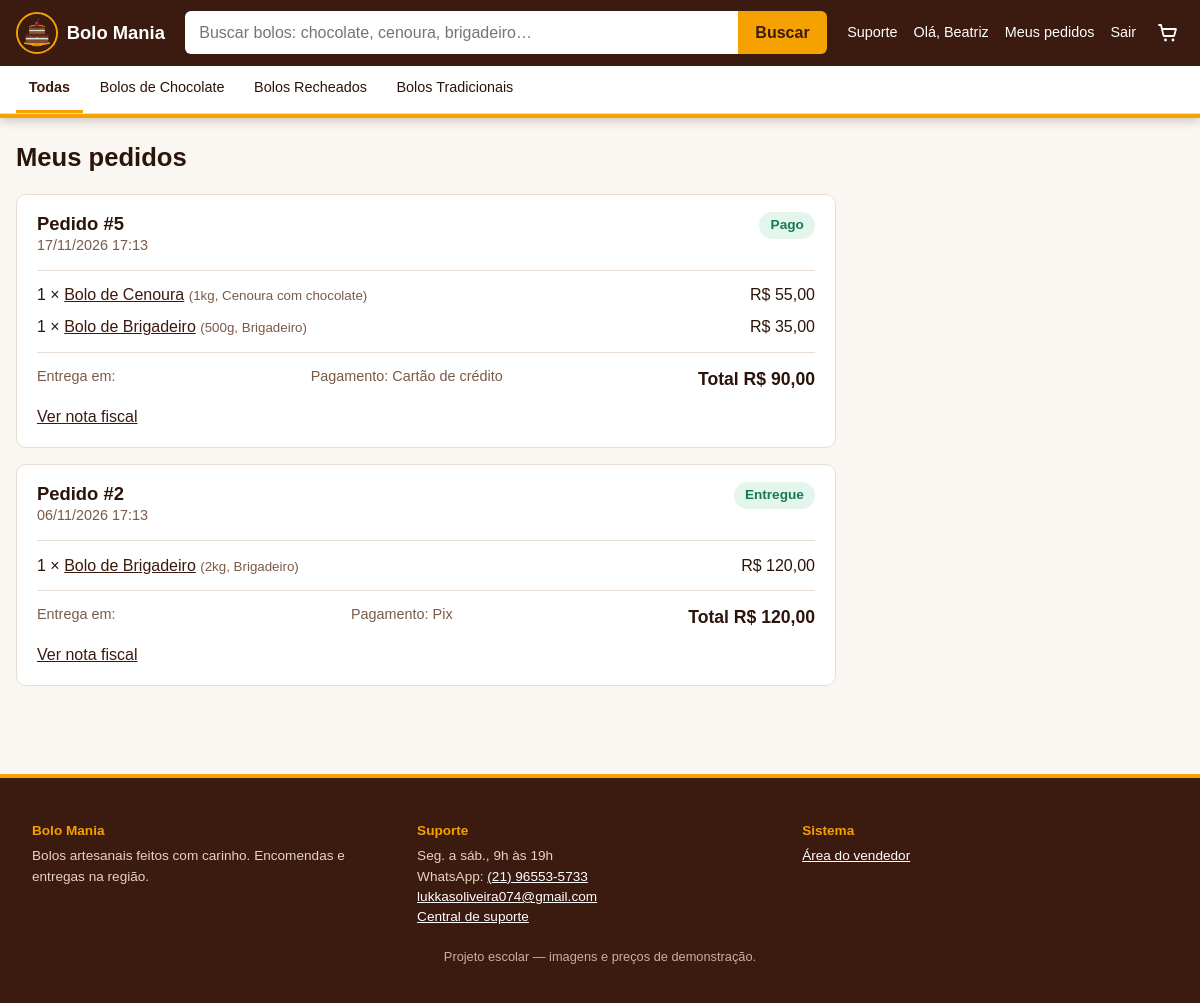
Page /index.php?controller=pedido&action=meusPedidos (signed in) on the committed database.
### tables this page shows
CREATE TABLE `categoria` (
  `id` int(11) NOT NULL AUTO_INCREMENT,
  `nome` varchar(100) NOT NULL,
  `ativo` tinyint(1) NOT NULL DEFAULT 1,
  PRIMARY KEY (`id`)
);

CREATE TABLE `pedido` (
  `id` int(11) NOT NULL AUTO_INCREMENT,
  `cliente_cpf` char(11) NOT NULL,
  `data` datetime NOT NULL DEFAULT current_timestamp(),
  `status` enum('pendente','pago','enviado','entregue','cancelado') NOT NULL DEFAULT 'pendente',
  `forma_pagamento` enum('pix','cartao') NOT NULL DEFAULT 'pix',
  `cep_entrega` varchar(9) NOT NULL,
  `logradouro_entrega` varchar(150) NOT NULL,
  `numero_entrega` varchar(10) NOT NULL,
  `complemento_entrega` varchar(60) DEFAULT NULL,
  `bairro_entrega` varchar(80) NOT NULL,
  `cidade_entrega` varchar(80) NOT NULL,
  `uf_entrega` char(2) NOT NULL,
  `valor_total` decimal(10,2) NOT NULL DEFAULT 0.00,
  PRIMARY KEY (`id`),
  KEY `fk_pedido_cliente` (`cliente_cpf`),
  CONSTRAINT `fk_pedido_cliente` FOREIGN KEY (`cliente_cpf`) REFERENCES `cliente_site` (`cpf`) ON UPDATE CASCADE
);

CREATE TABLE `pedido_item` (
  `id` int(11) NOT NULL AUTO_INCREMENT,
  `pedido_id` int(11) NOT NULL,
  `variacao_id` int(11) NOT NULL,
  `quantidade` int(11) NOT NULL,
  `preco_unitario` decimal(10,2) NOT NULL,
  PRIMARY KEY (`id`),
  KEY `fk_pedido_item_pedido` (`pedido_id`),
  KEY `fk_pedido_item_variacao` (`variacao_id`),
  CONSTRAINT `fk_pedido_item_pedido` FOREIGN KEY (`pedido_id`) REFERENCES `pedido` (`id`) ON DELETE CASCADE ON UPDATE CASCADE,
  CONSTRAINT `fk_pedido_item_variacao` FOREIGN KEY (`variacao_id`) REFERENCES `variacao` (`id`) ON UPDATE CASCADE
);

CREATE TABLE `produto` (
  `id` int(11) NOT NULL AUTO_INCREMENT,
  `categoria_id` int(11) NOT NULL,
  `nome` varchar(100) NOT NULL,
  `descricao` text DEFAULT NULL,
  `ativo` tinyint(1) NOT NULL DEFAULT 1,
  PRIMARY KEY (`id`),
  KEY `fk_produto_categoria` (`categoria_id`),
  CONSTRAINT `fk_produto_categoria` FOREIGN KEY (`categoria_id`) REFERENCES `categoria` (`id`) ON UPDATE CASCADE
);

CREATE TABLE `variacao` (
  `id` int(11) NOT NULL AUTO_INCREMENT,
  `produto_id` int(11) NOT NULL,
  `tamanho` varchar(10) NOT NULL,
  `cor` varchar(30) NOT NULL,
  `sku` varchar(50) NOT NULL,
  `preco` decimal(10,2) NOT NULL,
  PRIMARY KEY (`id`),
  UNIQUE KEY `sku` (`sku`),
  KEY `fk_variacao_produto` (`produto_id`),
  CONSTRAINT `fk_variacao_produto` FOREIGN KEY (`produto_id`) REFERENCES `produto` (`id`) ON UPDATE CASCADE
);

### controllers/SiteBaseController.php (called while the page is built, shortened)
<?php
require_once __DIR__ . '/../models/Vitrine.php';
abstract class SiteBaseController
{
    protected function render(string $view, array $dados = [], string $titulo = 'Bolo Mania'): void
    {
        $carrinho = new Carrinho();
        $layout = [
            'titulo'        => $titulo,
            'categorias'    => (new Vitrine())->categoriasAtivas(),
            'qtdCarrinho'   => $carrinho->contar(),
            'clienteNome'   => $_SESSION['cliente_nome'] ?? null,
            'flashes'       => pegarFlashes(),
            'buscaAtual'    => trim($_GET['q'] ?? ''),
            'categoriaAtual' => (int) ($_GET['categoria_id'] ?? 0),
        ];
        extract($layout);
        extract($dados);
        require BASE_PATH . '/views/site/_header.php';
        require BASE_PATH . '/views/site/' . $view . '.php';
        require BASE_PATH . '/views/site/_footer.php';
    }
    protected function clienteCpf(): string
    {
        return (string) $_SESSION['cliente_id'];
    }
}

### controllers/PedidoController.php (called while the page is built, shortened)
<?php
require_once __DIR__ . '/SiteBaseController.php';
require_once __DIR__ . '/../models/Pedido.php';
class PedidoController extends SiteBaseController
{
    public function meusPedidos(): void
    {
        $pedidos = (new Pedido())->listarDoCliente($this->clienteCpf());
        $this->render('meus_pedidos', ['pedidos' => $pedidos], 'Meus pedidos');
    }
}

### index.php (called while the page is built, shortened)
<?php
require_once __DIR__ . '/config/db.php';
$controller = $_GET['controller'] ?? 'auth';
$action = $_GET['action'] ?? (
    $controller === 'auth' ? 'form' : 'index'
);
switch ($controller) {
    case 'pedido':
        require_once __DIR__ . '/config/helpers.php';
        require_once __DIR__ . '/controllers/PedidoController.php';
        $c = new PedidoController();
        break;
}
$c->$action();

### config/helpers.php (called while the page is built, shortened)
<?php
function e($valor): string
{
    return htmlspecialchars((string) $valor, ENT_QUOTES | ENT_SUBSTITUTE, 'UTF-8');
}
function moeda($valor): string
{
    return "R$\u{00A0}" . number_format((float) $valor, 2, ',', '.');
}
function url(string $controller, string $action = 'index', array $params = []): string
{
    $query = array_merge(['controller' => $controller, 'action' => $action], $params);
    return 'index.php?' . http_build_query($query);
}

### config/db.php (called while the page is built)
<?php
class Database
{
    private static $conn = null;
    public static function getConnection()
    {
        if (self::$conn === null) {
            self::$conn = new PDO(
                "mysql:host=localhost;dbname=bolomania;charset=utf8mb4",
                "root",
                "",
                [
                    PDO::ATTR_ERRMODE => PDO::ERRMODE_EXCEPTION,
                    PDO::ATTR_DEFAULT_FETCH_MODE => PDO::FETCH_ASSOC
                ]
            );
        }
        return self::$conn;
    }
}

### models/Vitrine.php (called while the page is built, shortened)
<?php
require_once __DIR__ . '/../config/db.php';
class Vitrine
{
    private PDO $db;
    public function __construct()
    {
        $this->db = Database::getConnection();
    }
    public function categoriasAtivas(): array
    {
        return $this->db->query("
            SELECT DISTINCT c.id, c.nome
            FROM categoria c
            JOIN produto p ON p.categoria_id = c.id AND p.ativo = 1
            JOIN variacao v ON v.produto_id = p.id
            WHERE c.ativo = 1
            ORDER BY c.nome
        ")->fetchAll();
    }
}

### models/Pedido.php (called while the page is built, shortened)
<?php
require_once __DIR__ . '/../config/db.php';
class Pedido
{
    private PDO $db;
    public function __construct()
    {
        $this->db = Database::getConnection();
    }
    public function listarDoCliente(string $cpf): array
    {
        $stmt = $this->db->prepare("SELECT * FROM pedido WHERE cliente_cpf = :cpf ORDER BY data DESC, id DESC");
        $stmt->execute([':cpf' => $cpf]);
        $pedidos = $stmt->fetchAll();
        $itens = $this->itensDosPedidos(array_column($pedidos, 'id'));
        return $pedidos;
    }
    private function itensDosPedidos(array $ids): array
    {
        $marcadores = implode(',', array_fill(0, count($ids), '?'));
        $stmt = $this->db->prepare(
            "SELECT pi.pedido_id, pi.quantidade, pi.preco_unitario,
                    v.sku, v.tamanho, v.cor, p.id AS produto_id, p.nome AS produto_nome
             FROM pedido_item pi
             JOIN variacao v ON v.id = pi.variacao_id
             JOIN produto p ON p.id = v.produto_id
             WHERE pi.pedido_id IN ($marcadores)
             ORDER BY pi.id"
        );
        $stmt->execute(array_map('intval', array_values($ids)));
        $agrupado = [];
        foreach ($stmt->fetchAll() as $linha) {
            $agrupado[$linha['pedido_id']][] = $linha;
        }
        return $agrupado;
    }
}

### views/site/meus_pedidos.php (the view)
<h1 class="titulo-pagina">Meus pedidos</h1>
<?php if (!$pedidos): ?>
  <div class="vazio">
    <p>Você ainda não fez nenhum pedido.</p>
    <a class="botao botao--primario" href="<?= e(url('loja', 'index')) ?>">Ver produtos</a>
  </div>
<?php else: ?>
  <ul class="pedidos">
    <?php foreach ($pedidos as $p): ?>
      <li class="pedido">
        <header class="pedido__topo">
          <div>
            <h2>Pedido #<?= (int) $p['id'] ?></h2>
            <p><?= e(date('d/m/Y H:i', strtotime($p['data']))) ?></p>
          </div>
          <span class="status status--<?= e($p['status']) ?>"><?= e($p['status']) ?></span>
        </header>
        <ul class="lista-itens">
          <?php foreach ($p['itens'] as $i): ?>
            <li>
              <span><?= (int) $i['quantidade'] ?> × <a href="<?= e(url('loja', 'produto', ['id' => $i['produto_id']])) ?>"><?= e($i['produto_nome']) ?></a>
                <small>(<?= e($i['tamanho']) ?>, <?= e($i['cor']) ?>)</small></span>
              <span><?= e(moeda($i['preco_unitario'] * $i['quantidade'])) ?></span>
            </li>
          <?php endforeach; ?>
        </ul>
        <footer class="pedido__rodape">
          <p>Entrega em: <?= e($p['endereco_entrega']) ?></p>
          <p>Pagamento: <?= $p['forma_pagamento'] === 'cartao' ? 'Cartão de crédito' : 'Pix' ?></p>
          <p class="pedido__total">Total <?= e(moeda($p['valor_total'])) ?></p>
        </footer>
        <a class="link" href="<?= e(url('pedido', 'verNota', ['id' => $p['id']])) ?>" target="_blank">Ver nota fiscal</a>
      </li>
    <?php endforeach; ?>
  </ul>
<?php endif; ?>

### views/site/_header.php (shortened to what this page needs)
<!DOCTYPE html>
<html lang="pt-BR">
<head>
  <link rel="stylesheet" href="public/assets/css/loja.css?v=7">
</head>
<body>
<header class="topo">
  <div class="topo__interno">
    <a class="marca" href="<?= e(url('loja', 'index')) ?>" aria-label="Bolo Mania — página inicial">
      <img class="marca__icone" src="public/imagem/logo.png?v=3" alt="" width="42" height="42">
      <span>Bolo Mania</span>
    </a>
    <form class="busca" action="index.php" method="get" role="search">
      <input id="busca-q" type="search" name="q" value="<?= e($buscaAtual) ?>" placeholder="Buscar bolos: chocolate, cenoura, brigadeiro…" maxlength="100">
      <button type="submit">Buscar</button>
    </form>
    <nav class="conta" aria-label="Minha conta">
      <a href="<?= e(url('loja', 'contato')) ?>">Suporte</a>
      <?php if ($clienteNome): ?>
        <a href="<?= e(url('conta', 'meusDados')) ?>">Olá, <?= e(explode(' ', trim($clienteNome))[0]) ?></a>
        <a href="<?= e(url('pedido', 'meusPedidos')) ?>">Meus pedidos</a>
        <form class="conta__sair" action="<?= e(url('conta', 'logout')) ?>" method="post">
          <button type="submit" class="link">Sair</button>
        </form>
      <?php else: ?>
        <a href="<?= e(url('conta', 'login')) ?>">Entrar</a>
        <a href="<?= e(url('conta', 'cadastro')) ?>">Criar conta</a>
      <?php endif; ?>
      <a class="carrinho-link" href="<?= e(url('carrinho', 'index')) ?>" aria-label="Carrinho, <?= (int) $qtdCarrinho ?> item(ns)">
      </a>
    </nav>
  </div>
  <nav class="categorias" aria-label="Categorias">
    <div class="categorias__interno">
      <a href="<?= e(url('loja', 'index')) ?>" class="<?= !$categoriaAtual ? 'ativa' : '' ?>">Todas</a>
      <?php foreach ($categorias as $cat): ?>
        <a href="<?= e(url('loja', 'index', ['categoria_id' => $cat['id']])) ?>"
           class="<?= (int) $cat['id'] === (int) $categoriaAtual ? 'ativa' : '' ?>"
           <?= (int) $cat['id'] === (int) $categoriaAtual ? 'aria-current="page"' : '' ?>><?= e($cat['nome']) ?></a>
      <?php endforeach; ?>
    </div>
  </nav>
</header>
<main id="conteudo" class="pagina">

### public/assets/css/loja.css (style rules this page uses)
:root { --indigo: #3b1a0f; --indigo-escuro: #2b140b; --magenta: #f5a100; --magenta-escuro: #ffb52e; --fundo: #faf6f1; --superficie: #ffffff; --tinta: #2b140b; --suave: #7a5a48; --linha: #e8ddd2; --foto-fundo: #f3e9dd; --ok: #17794f; --ok-fundo: #e3f5ec; --erro: #b3261e; --erro-fundo: #fdeae8; --aviso: #7a4f00; --aviso-fundo: #fff3d6; --raio: 10px; --fonte: Arial, "Segoe UI", system-ui, sans-serif; --vinho: #9b1c31; }
*, *::before, *::after { box-sizing: border-box; }
html { -webkit-text-size-adjust: 100%; }
body { margin: 0; font-family: var(--fonte); font-size: 1rem; line-height: 1.5; color: var(--tinta); background: var(--fundo); }
img { max-width: 100%; height: auto; display: block; }
a { color: var(--indigo); }
h1, h2, h3 { line-height: 1.25; margin: 0; }
h1 { font-size: 1.6rem; }
h2 { font-size: 1.15rem; }
p { margin: 0; }
ul { list-style: none; margin: 0; padding: 0; }
button, input, textarea, select { font: inherit; color: inherit; }
.topo { position: sticky; top: 0; z-index: 50; background: var(--indigo); color: #fff; border-bottom: 4px solid var(--magenta); box-shadow: 0 2px 10px rgba(59, 26, 15, .25); }
.topo__interno { max-width: 1200px; margin: 0 auto; padding: .7rem 1rem; display: flex; align-items: center; gap: 1.25rem; }
.marca { display: inline-flex; align-items: center; gap: .55rem; color: #fff; text-decoration: none; font-weight: 700; font-size: 1.15rem; white-space: nowrap; }
.busca { flex: 1; display: flex; min-width: 0; }
.busca input { flex: 1; min-width: 0; border: 0; border-radius: 6px 0 0 6px; padding: .6rem .9rem; background: #fff; color: var(--tinta); }
.busca button { border: 0; border-radius: 0 6px 6px 0; cursor: pointer; padding: 0 1.1rem; background: var(--magenta); color: var(--indigo); font-weight: 700; }
.conta { display: flex; align-items: center; gap: 1rem; font-size: .9rem; white-space: nowrap; }
.conta a { color: #fff; text-decoration: none; }
.conta__sair { margin: 0; }
.carrinho-link { position: relative; display: inline-flex; padding: .25rem; }
.categorias { background: var(--superficie); border-bottom: 1px solid var(--linha); }
.categorias__interno { max-width: 1200px; margin: 0 auto; padding: 0 1rem; display: flex; gap: .25rem; overflow-x: auto; scrollbar-width: thin; }
.categorias a { flex: none; padding: .7rem .8rem; font-size: .9rem; color: var(--tinta); text-decoration: none; border-bottom: 3px solid transparent; }
.categorias a.ativa { font-weight: 700; color: var(--indigo); border-bottom-color: var(--magenta); }
.pagina { max-width: 1200px; margin: 0 auto; padding: 1.5rem 1rem 3rem; min-height: 60vh; }
.titulo-pagina { margin-bottom: 1.25rem; }
.link { background: none; border: 0; padding: 0; cursor: pointer; color: var(--indigo); text-decoration: underline; font-size: inherit; }
.conta .link { color: #fff; text-decoration: none; }
.lista-itens { display: grid; gap: .5rem; border-top: 1px solid var(--linha); border-bottom: 1px solid var(--linha); padding: .8rem 0; }
.lista-itens li { display: flex; justify-content: space-between; gap: 1rem; }
.lista-itens small { color: var(--suave); }
.pedidos { display: grid; gap: 1rem; max-width: 820px; }
.pedido { background: var(--superficie); border: 1px solid var(--linha); border-radius: var(--raio); padding: 1.1rem 1.25rem; display: grid; gap: .8rem; }
.pedido__topo { display: flex; justify-content: space-between; align-items: start; gap: 1rem; }
.pedido__topo p { font-size: .9rem; color: var(--suave); }
.pedido__rodape { display: flex; justify-content: space-between; gap: 1rem; flex-wrap: wrap; font-size: .9rem; color: var(--suave); }
.pedido__total { font-size: 1.1rem; font-weight: 700; color: var(--tinta); }
.status { padding: .2rem .7rem; border-radius: 999px; font-size: .85rem; font-weight: 700; text-transform: capitalize; background: var(--aviso-fundo); color: var(--aviso); }
.status--pago, .status--entregue { background: var(--ok-fundo); color: var(--ok); }
.marca__icone { width: 42px; height: 42px; border-radius: 50%; object-fit: cover; border: 2px solid var(--magenta); background: #56291a; }
.categorias a.ativa { border-bottom-color: var(--magenta); }

### rows in the picture
categoria: nome "Bolos de Chocolate"
categoria: nome "Bolos Recheados"
categoria: nome "Bolos Tradicionais"
pedido: id "5", data "17/11/2026 17:13", status "Pago", forma_pagamento "Cartão de crédito", valor_total "R$ 90,00"
pedido_item: quantidade "1", produto.nome "Bolo de Cenoura", variacao.tamanho "1kg", variacao.cor "Cenoura com chocolate", moeda($i['preco_unitario'] * $i['quantidade']) "R$ 55,00"
pedido_item: quantidade "1", produto.nome "Bolo de Brigadeiro", variacao.tamanho "500g", variacao.cor "Brigadeiro", moeda($i['preco_unitario'] * $i['quantidade']) "R$ 35,00"
pedido: id "2", data "06/11/2026 17:13", status "Entregue", forma_pagamento "Pix", valor_total "R$ 120,00"
pedido_item: quantidade "1", produto.nome "Bolo de Brigadeiro", variacao.tamanho "2kg", variacao.cor "Brigadeiro", moeda($i['preco_unitario'] * $i['quantidade']) "R$ 120,00"

### other values in the picture
explode(' ', trim($clienteNome))[0] "Beatriz"
